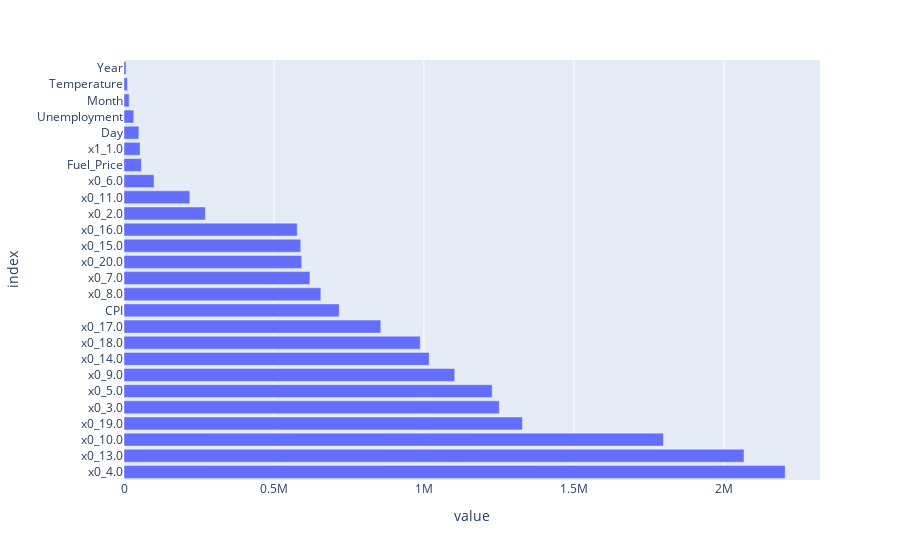

The notebook cell this image was saved under:
### Code cell
fig = px.bar(feature_importance, orientation = 'h')
fig.update_layout(showlegend = False, 
                  margin = {'l': 120}# to avoid cropping of column names
                 )
fig.show()

### Figure 1 — Plotly figure (JSON) as saved in the notebook; plotly's stock layout.template omitted (floating-point values rounded to 4 significant figures)
{"data": [{"alignmentgroup": "True", "hovertemplate": "variable=coefficients<br>value=%{x}<br>index=%{y}<extra></extra>", "legendgroup": "coefficients", "marker": {"color": "#636efa", "pattern": {"shape": ""}}, "name": "coefficients", "offsetgroup": "coefficients", "orientation": "h", "showlegend": true, "textposition": "auto", "type": "bar", "x": [2204000.0, 2067000.0, 1798000.0, 1328000.0, 1251000.0, 1227000.0, 1103000.0, 1017000.0, 987500.0, 856100.0, 717500.0, 656200.0, 619800.0, 592400.0, 589300.0, 577600.0, 271300.0, 219400.0, 100300.0, 57980.0, 53530.0, 49590.0, 32480.0, 17240.0, 11460.0, 6895.0], "xaxis": "x", "y": ["x0_4.0", "x0_13.0", "x0_10.0", "x0_19.0", "x0_3.0", "x0_5.0", "x0_9.0", "x0_14.0", "x0_18.0", "x0_17.0", "CPI", "x0_8.0", "x0_7.0", "x0_20.0", "x0_15.0", "x0_16.0", "x0_2.0", "x0_11.0", "x0_6.0", "Fuel_Price", "x1_1.0", "Day", "Unemployment", "Month", "Temperature", "Year"], "yaxis": "y"}], "layout": {"barmode": "relative", "legend": {"title": {"text": "variable"}, "tracegroupgap": 0}, "margin": {"l": 120, "t": 60}, "showlegend": false, "xaxis": {"anchor": "y", "domain": [0, 1], "title": {"text": "value"}}, "yaxis": {"anchor": "x", "domain": [0, 1], "title": {"text": "index"}}}}
